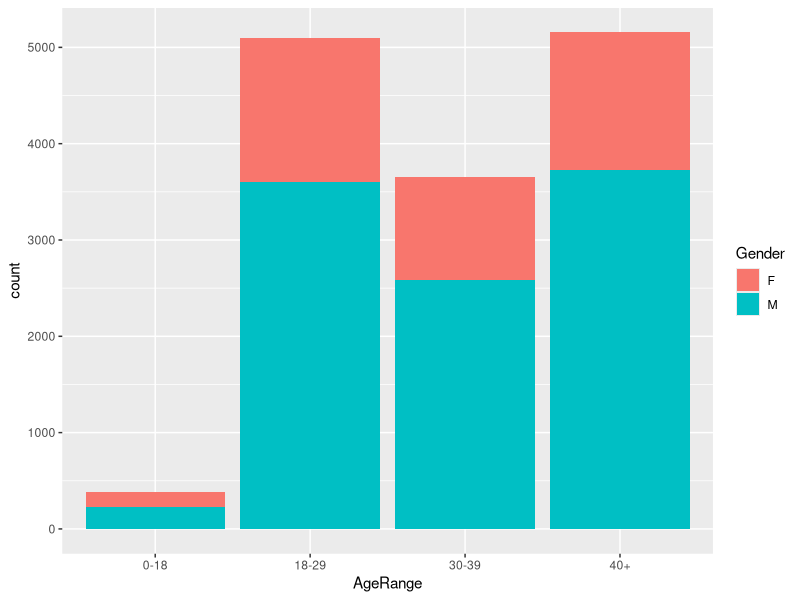
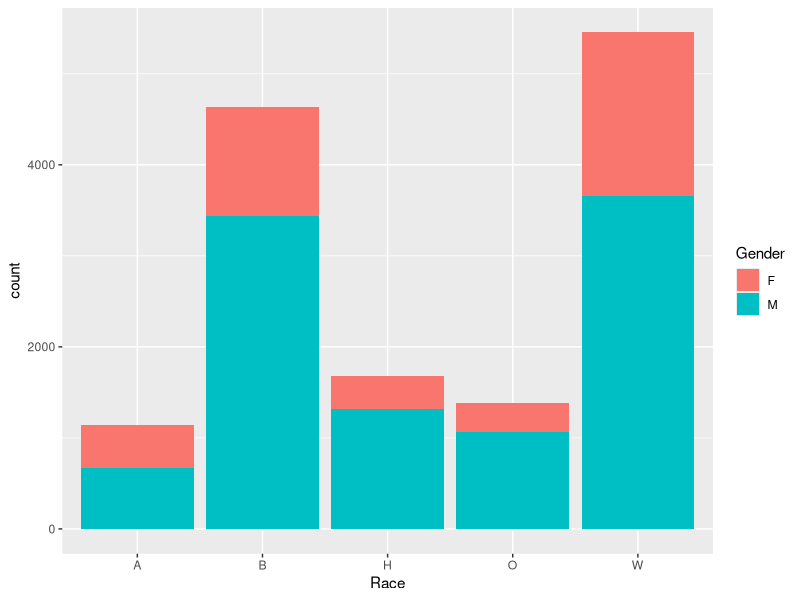
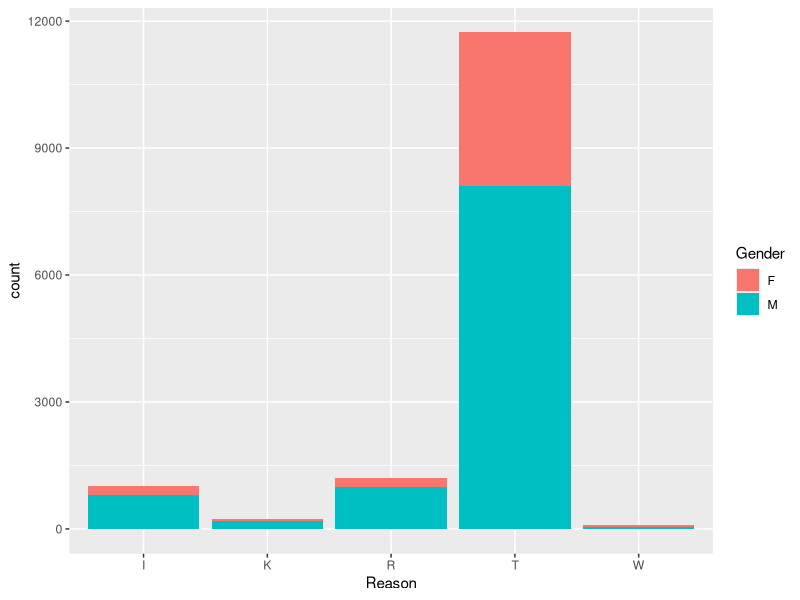
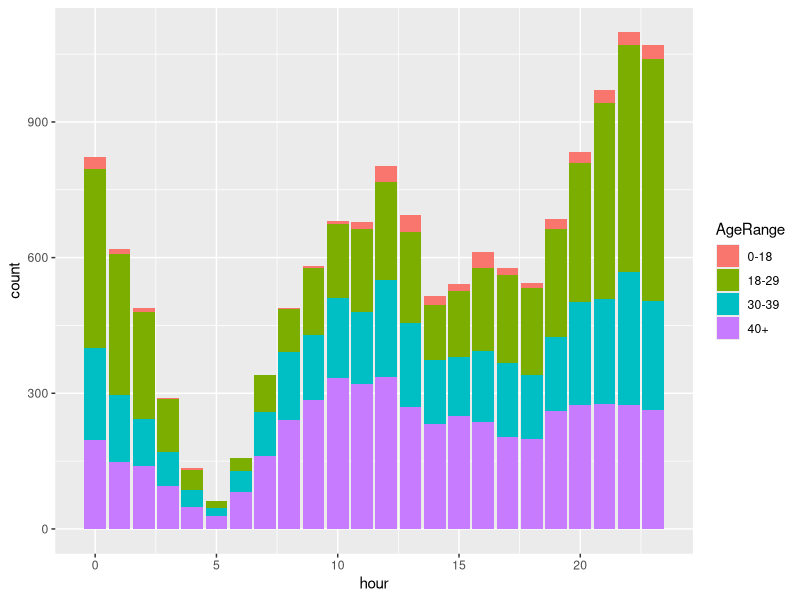

Source code (R) for these figures, in order:
## ---- chunk 1
knitr::opts_chunk$set(echo = TRUE)
## ---- chunk 2
library(readr)
library(ggplot2)
library(dplyr)
library(lubridate)

# Read data
stop_by <- read_csv("cleaned_stop_data.csv")

stop_by$Call.Date.Time <- mdy_hm(stop_by$Call.Date.Time)
stop_by$AgeRange <- as.factor(stop_by$AgeRange)

stop_by <- stop_by %>%
  mutate(hour = hour(Call.Date.Time))


stop_race <- ggplot(stop_by, aes(x = Race, fill = Gender)) + geom_bar()
stop_age <- ggplot(stop_by, aes(x = AgeRange, fill = Gender)) + geom_bar()
stop_reason <- ggplot(stop_by, aes(x = Reason, fill = Gender)) + geom_bar()
stop_time <- ggplot(stop_by, aes(x = hour, fill = AgeRange)) + geom_bar()




View(stop_by)
